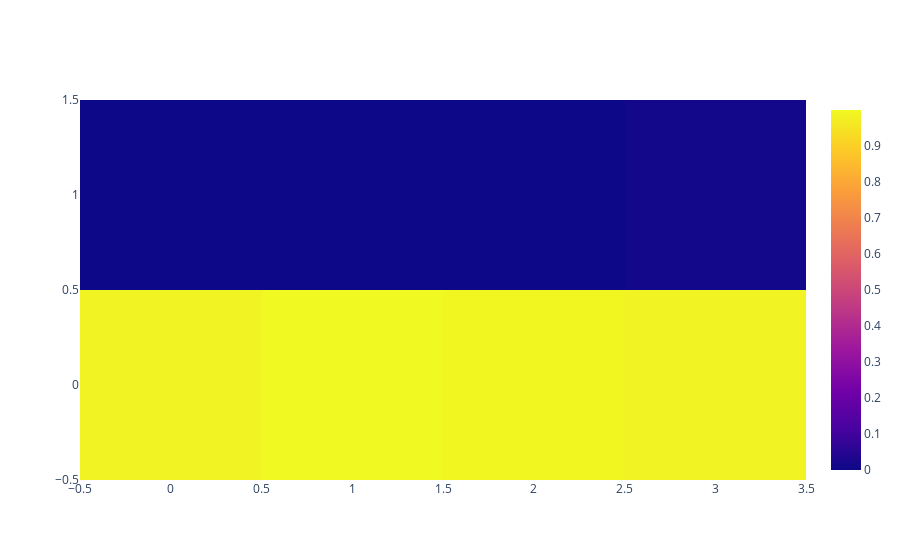

Notebook cell for this chart:
### Code cell
import plotly.graph_objects as go

fig = go.Figure(data=go.Heatmap(
                    z=[array_report[0], array_report[1]]))
fig.show()

### Figure 1 — Plotly figure (JSON) as saved in the notebook; plotly's stock layout.template omitted (floating-point values rounded to 4 significant figures)
{"data": [{"type": "heatmap", "z": [[0.9873, 0.9993, 0.9933, 0.9873], [0, 0, 0, 0.01266]]}], "layout": {}}
